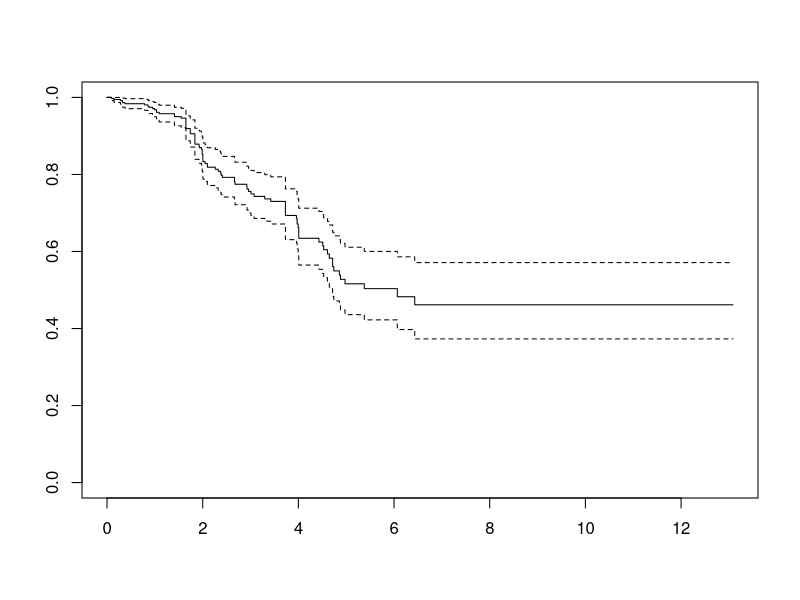

Write R code to recreate this figure.
library(survival)
library(lubridate)
regjering <- read.csv("regjering.csv",
                      colClasses=c("character",
                                   "Date",
                                   "Date",
                                   "integer",
                                   "factor"))
regjering[is.na(regjering)] <- today()
regjering$År <- decimal_date(regjering$Sluttdato) - 
    decimal_date(regjering$Startdato)
regjering.fit  <- survfit(with(regjering, Surv(År, Avskjed)) ~ 1)
plot(regjering.fit)
